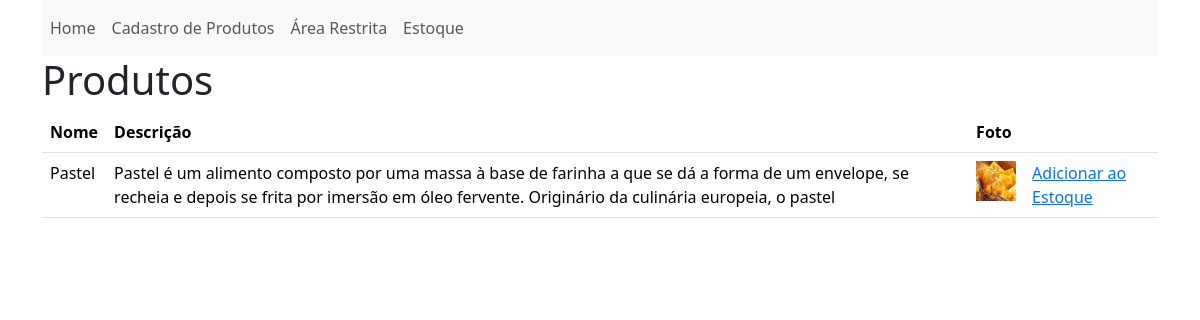
The page /index.php?link=8 on the database its author committed.
### tables this page shows
CREATE TABLE `produtos` (
  `id` int(11) NOT NULL,
  `nome` varchar(100) DEFAULT NULL,
  `descricao` varchar(200) DEFAULT NULL,
  `custo` int(11) NOT NULL DEFAULT 0,
  `fornecedor` varchar(100) DEFAULT NULL,
  `foto` varchar(100) DEFAULT NULL,
  `categoria` varchar(100) DEFAULT NULL
);

### controller/estoque_controller.php (called while the page is built, shortened)
<?php
    require_once 'service/estoque_service.php';
    require_once 'conexao/conexao.php';
    @$acaoe = isset($_GET['acaoe']) ? $_GET['acaoe']:$acaoe;
    if($acaoe == "recuperar")
    {
    $estoque = new Estoque();
    $conexao = new Conexao();
    $estoqueService = new EstoqueService($estoque, $conexao);
    $estoque = $estoqueService->recuperar();
    }
?>

### conexao/conexao.php (called while the page is built, shortened)
<?php
 class Conexao{
    private $host = "localhost";
    private $dbname = "cadProduto";
    private $user = "root";
    private $pass = "";
    public function conectar()
    {
        try {
            $conexao = new PDO("mysql:host=$this->host;dbname=$this->dbname",
            "$this->user",
            "$this->pass");
            return $conexao;
        } catch (PDOException $e)
        {
            echo $e->getMessage();
        }
    }
 }
?>

### service/estoque_service.php (called while the page is built, shortened)
<?php
class EstoqueService{
    private $conexao;
    public function __construct(Estoque $estoque, Conexao $conexao){
        $this->conexao= $conexao->conectar();
    }
    public function recuperar()
    {
        $query = 'SELECT p.id, e.id_produtos,e.quantidade, p.nome, p.descricao, p.custo, p.fornecedor, p.foto, p.categoria FROM produtos as p LEFT JOIN estoque as e ON p.id = e.id_produtos;';
        $stmt=$this->conexao->prepare($query);
        $stmt->execute();
        return $stmt->fetchAll(PDO::FETCH_OBJ);
    }
}
?>

### estoque_controller.php (called while the page is built)
<?php
    require_once 'controller/estoque_controller.php';
?>

### produtoLista.php (the view, shortened to what this page needs)
<?php
require_once 'estoque_controller.php';
?>
<h1>Produtos</h1>
<table class="table">
    <thead>
        <tr>
            <th scope="col">Nome</th>
            <th scope="col">Descrição</th>
            <th scope="col">Foto</th>
            <th scope="col"></th>
        </tr>
    </thead>
    <?php foreach ($estoque as $key => $estoque) {?>
    <?php if($estoque->id != $estoque->id_produtos){?>
    <tbody>
        <tr>
            <td><?= $estoque->nome?></td>
            <td><?= $estoque->descricao?></td>
            <td><img src="fotoProduto/<?= $estoque->foto?>" width="40" height="40"></td>
            <td><a href="index.php?link=6&metodo=inserir&id=<?= $estoque->id?>">Adicionar ao Estoque</td>
        </tr>
    </tbody>
    <?php }?>
    <?php }?>
</table>

### rows shown on the page
produtos: nome "Pastel", descricao "Pastel é um alimento composto por uma massa à base de farinha a que se dá a forma de um envelope, se recheia e depois se frita por imersão em óleo fervente. Originário da culinária europeia, o pastel", foto (picture)
